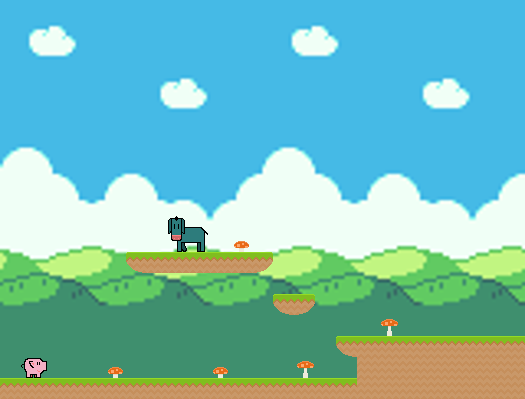

This is a level from a 2D game, rendered from its Tiled map with the project's own tilesets. A one-line summary and the complete map file follow:
An orthogonal 25x19 tile map with 21x21 px tiles, 6 tile layers (platforms, collectables, objects, mobs, ...), 2 tilesets, 1 image layer.

<map version="1.0" tiledversion="1.0.2" orientation="orthogonal" renderorder="right-down" width="25" height="19" tilewidth="21" tileheight="21" infinite="0" nextobjectid="1">
 <tileset firstgid="1" source="sprites.tsx" />
 <tileset firstgid="901" source="characters.tsx" />
 <imagelayer name="bg">
  <image source="../bg_512x384.png" width="525" height="384" />
 </imagelayer>
 <layer name="platforms" width="25" height="19">
  <data encoding="csv">
0,0,0,0,0,0,0,0,0,0,0,0,0,0,0,0,0,0,0,0,0,0,0,0,0,
0,0,0,0,0,0,0,0,0,0,0,0,0,0,0,0,0,0,0,0,0,0,0,0,0,
0,0,0,0,0,0,0,0,0,0,0,0,0,0,0,0,0,0,0,0,0,0,0,0,0,
0,0,0,0,0,0,0,0,0,0,0,0,0,0,0,0,0,0,0,0,0,0,0,0,0,
0,0,0,0,0,0,0,0,0,0,0,0,0,0,0,0,0,0,0,0,0,0,0,0,0,
0,0,0,0,0,0,0,0,0,0,0,0,0,0,0,0,0,0,0,0,0,0,0,0,0,
0,0,0,0,0,0,0,0,0,0,0,0,0,0,0,0,0,0,0,0,0,0,0,0,0,
0,0,0,0,0,0,0,0,0,0,0,0,0,0,0,0,0,0,0,0,0,0,0,0,0,
0,0,0,0,0,0,0,0,0,0,0,0,0,0,0,0,0,0,0,0,0,0,0,0,0,
0,0,0,0,0,0,0,0,0,0,0,0,0,0,0,0,0,0,0,0,0,0,0,0,0,
0,0,0,0,0,0,0,0,0,0,0,0,0,0,0,0,0,0,0,0,0,0,0,0,0,
0,0,0,0,0,0,0,0,0,0,0,0,0,0,0,0,0,0,0,0,0,0,0,0,0,
0,0,0,0,0,0,126,124,124,124,124,124,156,0,0,0,0,0,0,0,0,0,0,0,0,
0,0,0,0,0,0,0,0,0,0,0,0,0,0,0,0,0,0,0,0,0,0,0,0,0,
0,0,0,0,0,0,0,0,0,0,0,0,0,126,156,0,0,0,0,0,0,0,0,0,0,
0,0,0,0,0,0,0,0,0,0,0,0,0,0,0,0,0,0,0,0,0,0,0,0,0,
0,0,0,0,0,0,0,0,0,0,0,0,0,0,0,0,126,124,124,124,124,124,124,124,124,
0,0,0,0,0,0,0,0,0,0,0,0,0,0,0,0,0,153,153,153,153,153,153,153,153,
124,124,124,124,124,124,124,124,124,124,124,124,124,124,124,124,124,153,153,153,153,153,153,153,153
</data>
 </layer>
 <layer name="collectables" width="25" height="19">
  <data encoding="csv">
0,0,0,0,0,0,0,0,0,0,0,0,0,0,0,0,0,0,0,0,0,0,0,0,0,
0,0,0,0,0,0,0,0,0,0,0,0,0,0,0,0,0,0,0,0,0,0,0,0,0,
0,0,0,0,0,0,0,0,0,0,0,0,0,0,0,0,0,0,0,0,0,0,0,0,0,
0,0,0,0,0,0,0,0,0,0,0,0,0,0,0,0,0,0,0,0,0,0,0,0,0,
0,0,0,0,0,0,0,0,0,0,0,0,0,0,0,0,0,0,0,0,0,0,0,0,0,
0,0,0,0,0,0,0,0,0,0,0,0,0,0,0,0,0,0,0,0,0,0,0,0,0,
0,0,0,0,0,0,0,0,0,0,0,0,0,0,0,0,0,0,0,0,0,0,0,0,0,
0,0,0,0,0,0,0,0,0,0,0,0,0,0,0,0,0,0,0,0,0,0,0,0,0,
0,0,0,0,0,0,0,0,0,0,0,0,0,0,0,0,0,0,0,0,0,0,0,0,0,
0,0,0,0,0,0,0,0,0,0,0,0,0,0,0,0,0,0,0,0,0,0,0,0,0,
0,0,0,0,0,0,0,0,0,0,0,0,0,0,0,0,0,0,0,0,0,0,0,0,0,
0,0,0,0,0,0,0,0,0,0,0,457,0,0,0,0,0,0,0,0,0,0,0,0,0,
0,0,0,0,0,0,0,0,0,0,0,0,0,0,0,0,0,0,0,0,0,0,0,0,0,
0,0,0,0,0,0,0,0,0,0,0,0,0,0,0,0,0,0,0,0,0,0,0,0,0,
0,0,0,0,0,0,0,0,0,0,0,0,0,0,0,0,0,0,0,0,0,0,0,0,0,
0,0,0,0,0,0,0,0,0,0,0,0,0,0,0,0,0,0,459,0,0,0,0,0,0,
0,0,0,0,0,0,0,0,0,0,0,0,0,0,0,0,0,0,0,0,0,0,0,0,0,
0,0,0,0,0,457,0,0,0,0,457,0,0,0,459,0,0,0,0,0,0,0,0,0,0,
0,0,0,0,0,0,0,0,0,0,0,0,0,0,0,0,0,0,0,0,0,0,0,0,0
</data>
 </layer>
 <layer name="objects" width="25" height="19">
  <data encoding="csv">
0,0,0,0,0,0,0,0,0,0,0,0,0,0,0,0,0,0,0,0,0,0,0,0,0,
0,0,0,0,0,0,0,0,0,0,0,0,0,0,0,0,0,0,0,0,0,0,0,0,0,
0,0,0,0,0,0,0,0,0,0,0,0,0,0,0,0,0,0,0,0,0,0,0,0,0,
0,0,0,0,0,0,0,0,0,0,0,0,0,0,0,0,0,0,0,0,0,0,0,0,0,
0,0,0,0,0,0,0,0,0,0,0,0,0,0,0,0,0,0,0,0,0,0,0,0,0,
0,0,0,0,0,0,0,0,0,0,0,0,0,0,0,0,0,0,0,0,0,0,0,0,0,
0,0,0,0,0,0,0,0,0,0,0,0,0,0,0,0,0,0,0,0,0,0,0,0,0,
0,0,0,0,0,0,0,0,0,0,0,0,0,0,0,0,0,0,0,0,0,0,0,0,0,
0,0,0,0,0,0,0,0,0,0,0,0,0,0,0,0,0,0,0,0,0,0,0,0,0,
0,0,0,0,0,0,0,0,0,0,0,0,0,0,0,0,0,0,0,0,0,0,0,0,0,
0,0,0,0,0,0,0,0,0,0,0,0,0,0,0,0,0,0,0,0,0,0,0,0,0,
0,0,0,0,0,0,0,0,0,0,0,0,0,0,0,0,0,0,0,0,0,0,0,0,0,
0,0,0,0,0,0,0,0,0,0,0,0,0,0,0,0,0,0,0,0,0,0,0,0,0,
0,0,0,0,0,0,0,0,0,0,0,0,0,0,0,0,0,0,0,0,0,0,0,0,0,
0,0,0,0,0,0,0,0,0,0,0,0,0,0,0,0,0,0,0,0,0,0,0,0,0,
0,0,0,0,0,0,0,0,0,0,0,0,0,0,0,0,0,0,0,0,0,0,0,0,0,
0,0,0,0,0,0,0,0,0,0,0,0,0,0,0,0,0,0,0,0,0,0,0,0,0,
0,0,0,0,0,0,0,0,0,0,0,0,0,0,0,0,0,0,0,0,0,0,0,0,0,
0,0,0,0,0,0,0,0,0,0,0,0,0,0,0,0,0,0,0,0,0,0,0,0,0
</data>
 </layer>
 <layer name="mobs" width="25" height="19">
  <data encoding="csv">
0,0,0,0,0,0,0,0,0,0,0,0,0,0,0,0,0,0,0,0,0,0,0,0,0,
0,0,0,0,0,0,0,0,0,0,0,0,0,0,0,0,0,0,0,0,0,0,0,0,0,
0,0,0,0,0,0,0,0,0,0,0,0,0,0,0,0,0,0,0,0,0,0,0,0,0,
0,0,0,0,0,0,0,0,0,0,0,0,0,0,0,0,0,0,0,0,0,0,0,0,0,
0,0,0,0,0,0,0,0,0,0,0,0,0,0,0,0,0,0,0,0,0,0,0,0,0,
0,0,0,0,0,0,0,0,0,0,0,0,0,0,0,0,0,0,0,0,0,0,0,0,0,
0,0,0,0,0,0,0,0,0,0,0,0,0,0,0,0,0,0,0,0,0,0,0,0,0,
0,0,0,0,0,0,0,0,0,0,0,0,0,0,0,0,0,0,0,0,0,0,0,0,0,
0,0,0,0,0,0,0,0,0,0,0,0,0,0,0,0,0,0,0,0,0,0,0,0,0,
0,0,0,0,0,0,0,0,0,0,0,0,0,0,0,0,0,0,0,0,0,0,0,0,0,
0,0,0,0,0,0,0,0,0,0,0,0,0,0,0,0,0,0,0,0,0,0,0,0,0,
0,0,0,0,0,0,0,0,0,0,0,0,0,0,0,0,0,0,0,0,0,0,0,0,0,
0,0,0,0,0,0,0,0,0,0,0,0,0,0,0,0,0,0,0,0,0,0,0,0,0,
0,0,0,0,0,0,0,0,0,0,0,0,0,0,0,0,0,0,0,0,0,0,0,0,0,
0,0,0,0,0,0,0,0,0,0,0,0,0,0,0,0,0,0,0,0,0,0,0,0,0,
0,0,0,0,0,0,0,0,0,0,0,0,0,0,0,0,0,0,0,0,0,0,0,0,0,
0,0,0,0,0,0,0,0,0,0,0,0,0,0,0,0,0,0,0,0,0,0,0,0,0,
0,0,0,0,0,0,0,0,0,0,0,0,0,0,0,0,0,0,0,0,0,0,0,0,0,
0,0,0,0,0,0,0,0,0,0,0,0,0,0,0,0,0,0,0,0,0,0,0,0,0
</data>
 </layer>
 <layer name="pig" width="25" height="19">
  <data encoding="csv">
0,0,0,0,0,0,0,0,0,0,0,0,0,0,0,0,0,0,0,0,0,0,0,0,0,
0,0,0,0,0,0,0,0,0,0,0,0,0,0,0,0,0,0,0,0,0,0,0,0,0,
0,0,0,0,0,0,0,0,0,0,0,0,0,0,0,0,0,0,0,0,0,0,0,0,0,
0,0,0,0,0,0,0,0,0,0,0,0,0,0,0,0,0,0,0,0,0,0,0,0,0,
0,0,0,0,0,0,0,0,0,0,0,0,0,0,0,0,0,0,0,0,0,0,0,0,0,
0,0,0,0,0,0,0,0,0,0,0,0,0,0,0,0,0,0,0,0,0,0,0,0,0,
0,0,0,0,0,0,0,0,0,0,0,0,0,0,0,0,0,0,0,0,0,0,0,0,0,
0,0,0,0,0,0,0,0,0,0,0,0,0,0,0,0,0,0,0,0,0,0,0,0,0,
0,0,0,0,0,0,0,0,0,0,0,0,0,0,0,0,0,0,0,0,0,0,0,0,0,
0,0,0,0,0,0,0,0,0,0,0,0,0,0,0,0,0,0,0,0,0,0,0,0,0,
0,0,0,0,0,0,0,0,0,0,0,0,0,0,0,0,0,0,0,0,0,0,0,0,0,
0,0,0,0,0,0,0,0,0,0,0,0,0,0,0,0,0,0,0,0,0,0,0,0,0,
0,0,0,0,0,0,0,0,0,0,0,0,0,0,0,0,0,0,0,0,0,0,0,0,0,
0,0,0,0,0,0,0,0,0,0,0,0,0,0,0,0,0,0,0,0,0,0,0,0,0,
0,0,0,0,0,0,0,0,0,0,0,0,0,0,0,0,0,0,0,0,0,0,0,0,0,
0,0,0,0,0,0,0,0,0,0,0,0,0,0,0,0,0,0,0,0,0,0,0,0,0,
0,0,0,0,0,0,0,0,0,0,0,0,0,0,0,0,0,0,0,0,0,0,0,0,0,
0,906,0,0,0,0,0,0,0,0,0,0,0,0,0,0,0,0,0,0,0,0,0,0,0,
0,0,0,0,0,0,0,0,0,0,0,0,0,0,0,0,0,0,0,0,0,0,0,0,0
</data>
 </layer>
 <layer name="donkey" width="25" height="19">
  <data encoding="csv">
0,0,0,0,0,0,0,0,0,0,0,0,0,0,0,0,0,0,0,0,0,0,0,0,0,
0,0,0,0,0,0,0,0,0,0,0,0,0,0,0,0,0,0,0,0,0,0,0,0,0,
0,0,0,0,0,0,0,0,0,0,0,0,0,0,0,0,0,0,0,0,0,0,0,0,0,
0,0,0,0,0,0,0,0,0,0,0,0,0,0,0,0,0,0,0,0,0,0,0,0,0,
0,0,0,0,0,0,0,0,0,0,0,0,0,0,0,0,0,0,0,0,0,0,0,0,0,
0,0,0,0,0,0,0,0,0,0,0,0,0,0,0,0,0,0,0,0,0,0,0,0,0,
0,0,0,0,0,0,0,0,0,0,0,0,0,0,0,0,0,0,0,0,0,0,0,0,0,
0,0,0,0,0,0,0,0,0,0,0,0,0,0,0,0,0,0,0,0,0,0,0,0,0,
0,0,0,0,0,0,0,0,0,0,0,0,0,0,0,0,0,0,0,0,0,0,0,0,0,
0,0,0,0,0,0,0,0,0,0,0,0,0,0,0,0,0,0,0,0,0,0,0,0,0,
0,0,0,0,0,0,0,0,0,0,0,0,0,0,0,0,0,0,0,0,0,0,0,0,0,
0,0,0,0,0,0,0,0,905,0,0,0,0,0,0,0,0,0,0,0,0,0,0,0,0,
0,0,0,0,0,0,0,0,0,0,0,0,0,0,0,0,0,0,0,0,0,0,0,0,0,
0,0,0,0,0,0,0,0,0,0,0,0,0,0,0,0,0,0,0,0,0,0,0,0,0,
0,0,0,0,0,0,0,0,0,0,0,0,0,0,0,0,0,0,0,0,0,0,0,0,0,
0,0,0,0,0,0,0,0,0,0,0,0,0,0,0,0,0,0,0,0,0,0,0,0,0,
0,0,0,0,0,0,0,0,0,0,0,0,0,0,0,0,0,0,0,0,0,0,0,0,0,
0,0,0,0,0,0,0,0,0,0,0,0,0,0,0,0,0,0,0,0,0,0,0,0,0,
0,0,0,0,0,0,0,0,0,0,0,0,0,0,0,0,0,0,0,0,0,0,0,0,0
</data>
 </layer>
</map>
